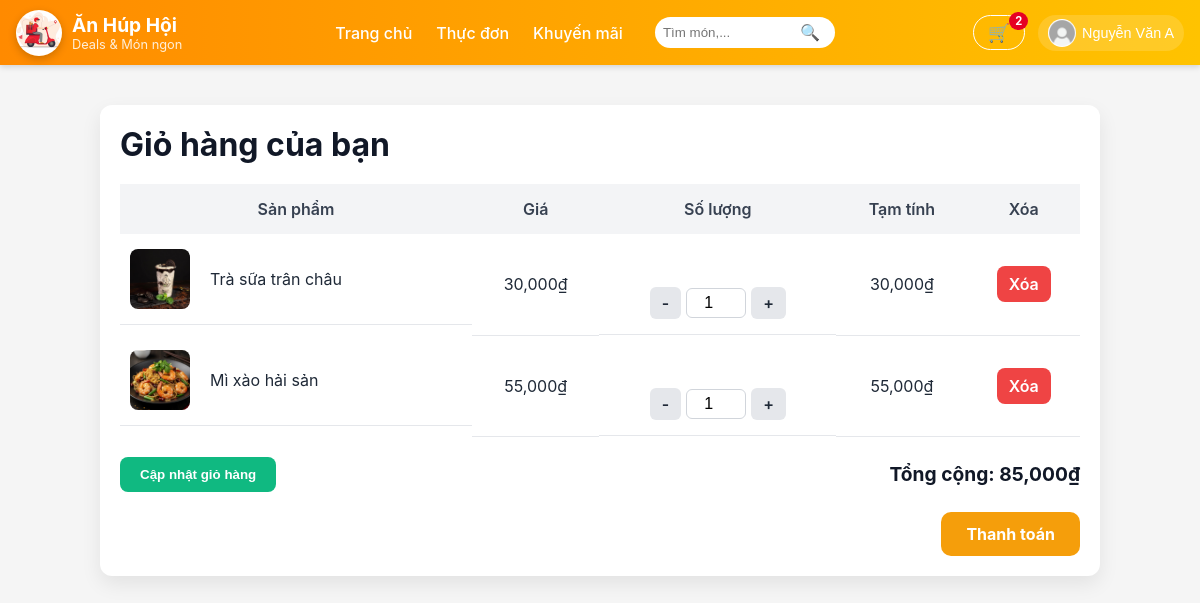
The app's page /pages/cart.php (signed in) with its own data.
### tables this page shows
CREATE TABLE Users (
  UID INT AUTO_INCREMENT PRIMARY KEY,
  Hoten VARCHAR(100) NOT NULL,
  Taikhoan VARCHAR(50) UNIQUE NOT NULL,
  Matkhau VARCHAR(100) NOT NULL,
  Email VARCHAR(100) UNIQUE,
  DienthoaiKH VARCHAR(15),
  DiachiKH VARCHAR(255),
  Ngaysinh DATE,
  Role ENUM('khach','nhanvien','admin') NOT NULL DEFAULT 'khach'
);

CREATE TABLE Giohang (
  MaGH INT AUTO_INCREMENT PRIMARY KEY,
  UID INT NOT NULL,
  Mamon INT NOT NULL,
  Soluong INT NOT NULL DEFAULT 1,
  Ngaythem DATETIME DEFAULT CURRENT_TIMESTAMP,
  FOREIGN KEY (UID) REFERENCES Users(UID) ON DELETE CASCADE,
  FOREIGN KEY (Mamon) REFERENCES Monan(Mamon) ON DELETE CASCADE
);

CREATE TABLE Monan (
  Mamon INT AUTO_INCREMENT PRIMARY KEY,
  Tenmon VARCHAR(100) NOT NULL,
  Giaban DECIMAL(10,2) NOT NULL,
  Giagoc DECIMAL(10,2) NOT NULL,
  Noidung VARCHAR(500),
  Anh VARCHAR(255),
  Maloai INT,
  FOREIGN KEY (Maloai) REFERENCES Loaimonan(Maloai)
);

### functions/functions.php (called while the page is built, shortened)
<?php
if (!function_exists('resolveImagePath')) {
	function resolveImagePath($path, $default = '/assets/img/default-food.jpg') {
		$p = trim((string)$path);
		$knownPrefixes = ['assets/', 'uploads/', 'images/'];
		foreach ($knownPrefixes as $pre) {
			if (stripos($p, $pre) === 0) return '/' . $p;
		}
		return '/assets/img/' . ltrim($p, '/');
	}
}
?>

### pages/cart.php (the view, shortened to what this page needs)
<?php
include_once '../database/db.php';
require_once __DIR__ . '/../functions/functions.php';
$uid = !empty($_SESSION['user_id']) ? (int)$_SESSION['user_id'] : 0;
$cartItems  = [];
$totalPrice = 0;
if ($uid > 0 && isset($conn)) {
    $sql = "SELECT
                g.Mamon AS id,
                m.Tenmon AS name,
                m.Giaban AS price,
                m.Anh AS image,
                g.Soluong AS qty
            FROM Giohang g
            JOIN Monan m ON g.Mamon = m.Mamon
            WHERE g.UID = ?";
    if ($stmt = $conn->prepare($sql)) {
        $stmt->bind_param("i", $uid);
        $stmt->execute();
        $res = $stmt->get_result();
        if ($res) {
            while ($row = $res->fetch_assoc()) {
                $cartItems[$row['id']] = $row;
                $totalPrice += $row['price'] * $row['qty'];
            }
        }
    }
}
?>
<?php include '../includes/header.php'; ?>
<link rel="stylesheet" href="../assets/css/cart.css">
<div class="cart-container">
    <h2>Giỏ hàng của bạn</h2>
    <?php if (empty($cartItems)) : ?>
        <p>Giỏ hàng đang trống!</p>
        <a href="menu.php" class="btn-link">Xem thực đơn</a>
    <?php else : ?>
        <form method="POST" action="cart.php">
            <table class="cart-table">
                <thead>
                    <tr>
                        <th>Sản phẩm</th>
                        <th>Giá</th>
                        <th>Số lượng</th>
                        <th>Tạm tính</th>
                        <th>Xóa</th>
                    </tr>
                </thead>
                <tbody>
                    <?php foreach ($cartItems as $item): ?>
                        <tr>
                            <td class="product-info">
                                <img src="<?php echo htmlspecialchars(resolveImagePath($item['image'] ?? '')); ?>" alt="">
                                <span><?php echo htmlspecialchars($item['name']); ?></span>
                            </td>
                            <td><?php echo number_format($item['price']); ?>₫</td>
                            <td class="qty-control">
                                <a href="cart.php?decrease=<?php echo (int)$item['id']; ?>" class="qty-btn">-</a>
                                <input type="number"
                                       name="qty[<?php echo (int)$item['id']; ?>]"
                                       value="<?php echo (int)$item['qty']; ?>"
                                       min="1"
                                       max="99">
                                <a href="cart.php?increase=<?php echo (int)$item['id']; ?>" class="qty-btn">+</a>
                            </td>
                            <td><?php echo number_format($item['price'] * $item['qty']); ?>₫</td>
                            <td><a href="cart.php?remove_id=<?php echo (int)$item['id']; ?>" class="remove-link">Xóa</a></td>
                        </tr>
                    <?php endforeach; ?>
                </tbody>
            </table>
            <div class="cart-footer">
                <button type="submit" name="update_cart" class="btn-update">Cập nhật giỏ hàng</button>
                <span class="total-price">Tổng cộng: <?php echo number_format($totalPrice); ?>₫</span>
            </div>
        </form>
        <div class="checkout">
            <a href="checkout.php" class="btn-checkout">Thanh toán</a>
        </div>
    <?php endif; ?>
</div>

### includes/header.php (shortened to what this page needs)
<?php
$userInfo = null;
if (!empty($_SESSION['user_id']) && isset($conn)) {
  $uid = intval($_SESSION['user_id']);
  $sql = "SELECT UID AS id, Hoten AS username, Email AS email, '' AS avatar FROM Users WHERE UID = ?";
  if ($stmt = $conn->prepare($sql)) {
    $stmt->bind_param("i", $uid);
    $stmt->execute();
    $res = $stmt->get_result();
    if ($res && $res->num_rows > 0) {
      $userInfo = $res->fetch_assoc();
    }
  }
}
$cartCount = 0;
if (!empty($_SESSION['user_id']) && isset($conn)) {
  $uid = intval($_SESSION['user_id']);
    $sql = "SELECT SUM(Soluong) AS total FROM Giohang WHERE UID = ?";
    if ($stmt = $conn->prepare($sql)) {
        $stmt->bind_param("i", $uid);
        $stmt->execute();
        $res = $stmt->get_result();
        if ($res && $row = $res->fetch_assoc()) {
            $cartCount = $row['total'];
        }
    }
}
$cssPath = "/assets/css/header.css";
$logo    = '/assets/img/logo.jpg';
$logo_check = $_SERVER['DOCUMENT_ROOT'] . '/assets/img/logo.jpg';
$avatarDefault = "/assets/img/default-avatar.jpg";
?>
<!doctype html>
<html lang="vi">
<head>
  <link rel="stylesheet" href="<?php echo htmlspecialchars($cssPath); ?>">
</head>
<body>
<header class="site-header" role="banner">
  <div class="header-inner">
    <div class="header-left">
      <a href="/index.php" class="brand-link">
        <?php if (file_exists($logo_check)): ?>
          <img src="<?php echo $logo; ?>" alt="Logo" class="brand-logo">
        <?php else: ?>
          <div class="brand-icon">🍜</div>
        <?php endif; ?>
        <div class="brand-text">
          <span class="brand-name">Ăn Húp Hội</span>
          <small class="brand-slogan">Deals &amp; Món ngon</small>
        </div>
      </a>
    </div>
    <div class="header-center">
      <nav class="main-nav" aria-label="Primary navigation">
        <ul class="nav-list">
          <li><a href="/index.php">Trang chủ</a></li>
          <li><a href="/pages/menu.php">Thực đơn</a></li>
          <li><a href="/pages/deals.php">Khuyến mãi</a></li>
        </ul>
      </nav>
      <div class="search-wrap">
        <input id="header-search" class="search-input" type="search" placeholder="Tìm món,..." aria-label="Tìm kiếm">
        <button id="search-btn" class="search-btn" aria-label="Tìm">🔍</button>
      </div>
    </div>
    <div class="header-right">
      <div class="action-item">
        <a href="/pages/cart.php" class="btn-ghost cart-btn" aria-label="Giỏ hàng">
          🛒
          <?php if ( $cartCount > 0): ?>
            <span class="badge" id="cartBadge"><?php echo $cartCount; ?></span>
          <?php endif; ?>
        </a>
      </div>
      <div class="action-item dropdown" id="accountWrap">
        <?php if ($userInfo): ?>
          	<button id="accountBtn" class="account-btn" aria-haspopup="true" aria-expanded="false">
            <img class="avatar" src="<?php echo (!empty($userInfo['avatar']) && file_exists($userInfo['avatar'])) ? htmlspecialchars($userInfo['avatar']) : $avatarDefault; ?>" alt="avatar">
            <div>
              <span class="username"><?php echo htmlspecialchars($userInfo['username']); ?></span>
            </div>
          </button>
        <?php else: ?>
          <a href="/pages/login.php" class="btn btn-primary">Đăng nhập</a>
        <?php endif; ?>
      </div>
    </div>
  </div>
</header>
</body>
</html>

### assets/css/header.css (style rules this page uses)
* { box-sizing: border-box; margin: 0; padding: 0; }
body { font-family: "Segoe UI", Roboto, Arial, sans-serif; color: #333; }
.site-header { position: sticky; top: 0; width: 100%; z-index: 1000; background: linear-gradient(90deg, #ff8a00, #ffc300); box-shadow: 0 2px 6px rgba(0,0,0,0.15); }
.header-inner { max-width: 1280px; margin: 0 auto; padding: 0.6rem 1rem; display: flex; align-items: center; justify-content: space-between; }
.brand-link { display: flex; align-items: center; gap: 10px; text-decoration: none; color: #fff; }
.brand-logo { width: 46px; height: 46px; border-radius: 50%; object-fit: cover; box-shadow: 0 3px 8px rgba(0,0,0,0.2); }
.brand-text { display: flex; flex-direction: column; }
.brand-name { font-size: 1.2rem; font-weight: bold; }
.brand-slogan { font-size: 0.8rem; opacity: 0.85; }
.header-center { flex: 1; display: flex; align-items: center; justify-content: center; gap: 2rem; }
.main-nav .nav-list { list-style: none; display: flex; gap: 1.5rem; }
.main-nav .nav-list a { color: #fff; text-decoration: none; font-weight: 500; transition: opacity 0.2s; }
.search-wrap { position: relative; display: flex; align-items: center; }
.search-input { padding: 0.5rem 2.5rem 0.5rem 0.5rem; border-radius: 20px; border: none; outline: none; width: 180px; transition: width 0.3s; }
.search-btn { margin-left: -35px; background: none; border: none; cursor: pointer; font-size: 1rem; }
.header-right { display: flex; align-items: center; gap: 0.8rem; }
.action-item { text-decoration: none; position: relative; }
.btn-ghost { text-decoration: none; position: relative; background: rgba(255,255,255,0.15); border: none; color: #fff; font-size: 18px; width: 40px; height: 40px; border-radius: 50%; cursor: pointer; display: flex; align-items: center; justify-content: center; transition: background .25s, transform .2s; }
.badge { position: absolute; top: -4px; right: -4px; background: #e60023; color: #fff; font-size: 0.7rem; font-weight: bold; padding: 2px 6px; border-radius: 12px; }
.account-btn { display: flex; align-items: center; gap: 6px; padding: 4px 10px; background: rgba(255,255,255,0.15); border: none; border-radius: 20px; cursor: pointer; color: #fff; transition: background 0.2s; }
.avatar { width: 28px; height: 28px; border-radius: 50%; object-fit: cover; }
.username { font-size: 0.9rem; font-weight: 500; }
.btn-ghost { background: transparent; border: 1px solid #fff; color: #fff; width: auto; height: auto; padding: 6px 14px; border-radius: 20px; }

### records on screen
users: Hoten "Nguyễn Văn A"
giohang: Mamon.Anh (picture), Mamon.Tenmon "Trà sữa trân châu", Mamon.Giaban "30,000", Soluong "1", $item['price'] * $item['qty'] "30,000"
giohang: Mamon.Anh (picture), Mamon.Tenmon "Mì xào hải sản", Mamon.Giaban "55,000", Soluong "1", $item['price'] * $item['qty'] "55,000"

### other values on screen
$cartCount "2"
$totalPrice "85,000"
